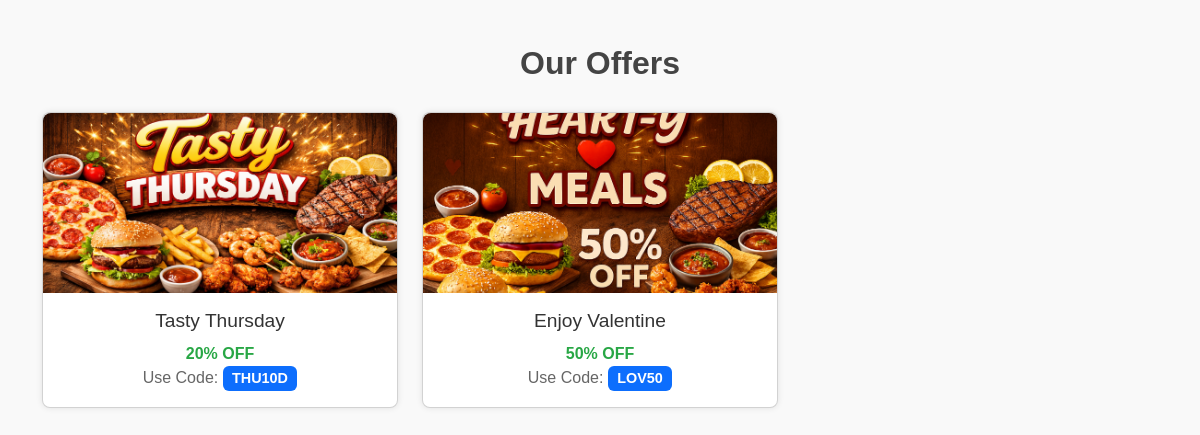
The app's page /offer.html/ with its own data.
### foodie/models.py (models this page shows, shortened)
class Offer(models.Model):
    image=models.ImageField(upload_to='offers/')
    name=models.CharField(max_length=20)
    percentage=models.PositiveIntegerField()
    code=models.CharField(max_length=10)

### foodie/views.py (the view)
# urls.py: path('offer.html/',views.offer,name='offer'),
def offer(request):
    offers=Offer.objects.all()
    return render(request,'offer.html',{'offers':offers})

### foodie/templates/offer.html (shortened to what this page needs)
<!DOCTYPE html>
<html>
<head>
    <link href="https://cdn.jsdelivr.net/npm/bootstrap@5.3.0/dist/css/bootstrap.min.css" rel="stylesheet">
</head>
<body class="container mt-4">
    <h2>Our Offers</h2>
    <div class="row">
        {% for offer in offers %}
            <div class="col-md-4 mb-3">
                <div class="card">
                    {% if offer.image %}
                        <img src="{{ offer.image.url }}" class="card-img-top" alt="{{ offer.name }}">
                    {% endif %}
                    <div class="card-body text-center">
                        <h5 class="card-title">{{ offer.name }}</h5>
                        <p class="card-text">
                            <strong>{{ offer.percentage|floatformat:0 }}% OFF</strong><br>
                            Use Code: <span class="badge bg-primary">{{ offer.code }}</span>
                        </p>
                    </div>
                </div>
            </div>
        {% empty %}
            <p>No offers available right now.</p>
        {% endfor %}
    </div>
</body>
</html>

### foodie/templates/offer.html (style rules this page uses)
body { font-family: Arial, sans-serif; background-color: #f9f9f9; margin: 0; padding: 20px; }
h2 { text-align: center; margin-bottom: 30px; color: #444; font-weight: bold; }
.card { border-radius: 8px; box-shadow: 0 0 6px rgba(0,0,0,0.1); transition: transform 0.2s ease; }
.card-img-top { height: 180px; object-fit: cover; border-top-left-radius: 8px; border-top-right-radius: 8px; }
.card-title { color: #333; font-size: 1.2rem; margin-bottom: 10px; }
.card-text strong { color: #28a745; font-size: 1rem; }
.badge { font-size: 0.9rem; }
p { text-align: center; color: #666; }

### records on screen
Offer: image (picture), name "Tasty Thursday", percentage "20", code "THU10D"
Offer: image (picture), name "Enjoy Valentine", percentage "50", code "LOV50"
